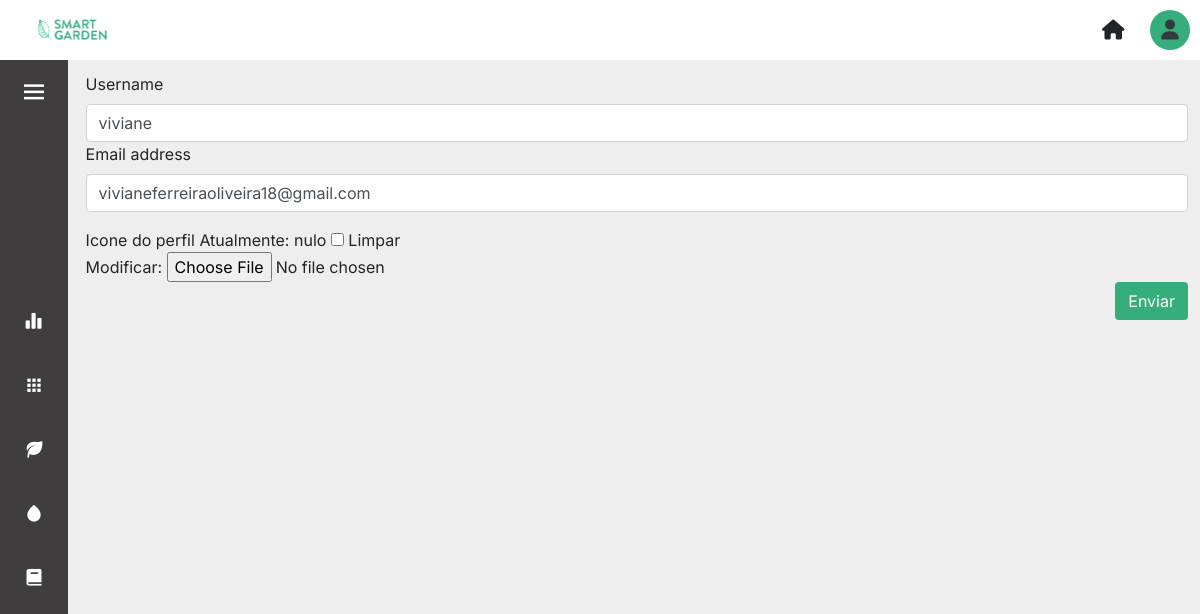
/editar_perfil/1 (signed in), run on an earlier commit of the app's database.
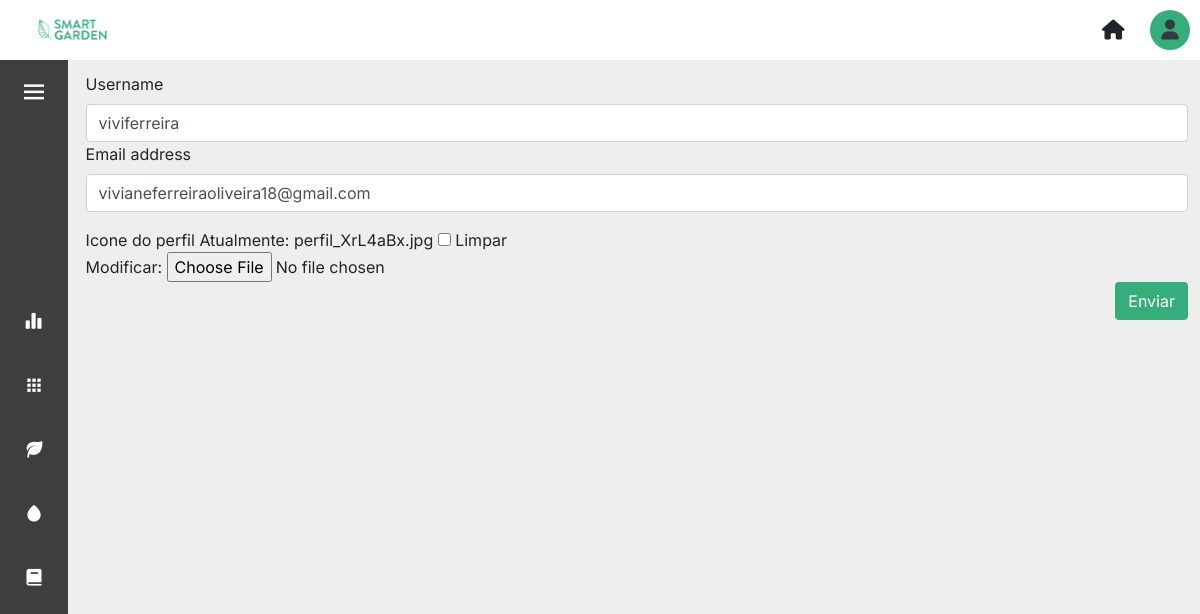
And on a later commit of the database.
### core/models.py (models this page shows)
class Users(AbstractUser):
    avatar = models.ImageField("Icone do perfil",upload_to='', null=True, blank=True, default='nulo')

### core/views.py (the view)
# urls.py: path('editar_perfil/<int:id>' ,views.editar_perfil, name='editar_perfil'),
def editar_perfil(request,id):
    user= Users.objects.get(id=id)
    form = formUser(instance=user)
    if request.method == 'POST':
        form = formUser(request.POST,request.FILES, instance=user)
        if form.is_valid():
            form.save()
            return redirect('areas')
    return render(request, 'editar_perfil.html', {'formuser': form})

### core/forms.py
class formUser(forms.ModelForm):
    class Meta:
        model = Users
        fields = ['username','email','avatar',]

### templates/editar_perfil.html (shortened to what this page needs)
{% extends 'layout.html' %}{% block content %}{% load widget_tweaks%}
<form action="" method="post" enctype='multipart/form-data'>
    {% for field in formuser.visible_fields %}
    {% if field.label == 'Icone do perfil' %}
			<div class="mt-3">
				<label for="{{field.id_for_label}}">{{field.label}}</label>
				{{field}}
			</div>
            {% else %}
                <label for="{{field.id_for_label}}" class="mb-2">{{field.label}}</label>
                {{field|add_class:'form-control'}}
            {% endif %}
        {%endfor%}
        <input class="btn btn_salvar" type="submit" value="Enviar">
</form>
{% endblock%}

What changed in the data, as far as the page shows it:
changed Users "vivianeferreiraoliveira18@gmail.com": username "viviane" → "viviferreira"
Also different on the page:
text no longer shown: "Atualmente: nulo Limpar Modificar:"
text now shown: "Atualmente: perfil_XrL4aBx.jpg Limpar Modificar:"
